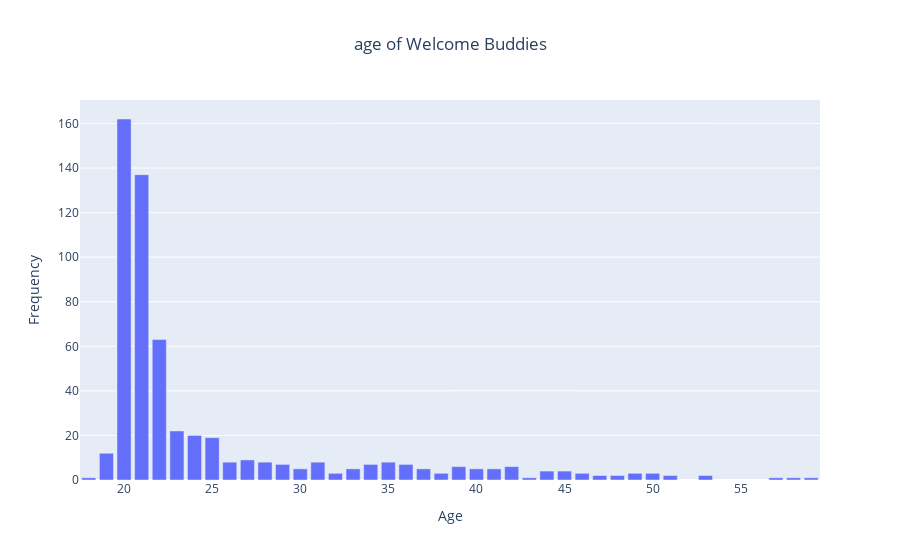

Notebook source saved alongside this figure:
### Code cell
#find age distribution
age_counts = df1["age"].value_counts()

fig = px.bar(age_counts, title="age of Welcome Buddies")
fig.update_layout(
    xaxis_title = "Age",
    yaxis_title = "Frequency",
    title_x = 0.5, 
    showlegend = False
)
fig.show()

### Figure 1 — Plotly figure (JSON) as saved in the notebook; plotly's stock layout.template omitted (floating-point values rounded to 4 significant figures)
{"data": [{"alignmentgroup": "True", "hovertemplate": "variable=age<br>index=%{x}<br>value=%{y}<extra></extra>", "legendgroup": "age", "marker": {"color": "#636efa", "pattern": {"shape": ""}}, "name": "age", "offsetgroup": "age", "orientation": "v", "showlegend": true, "textposition": "auto", "type": "bar", "x": [20, 21, 22, 23, 24, 25, 19, 27, 28, 31, 35, 26, 29, 34, 36, 42, 39, 41, 40, 37, 33, 30, 44, 45, 38, 32, 46, 49, 50, 47, 48, 51, 53, 57, 58, 18, 43, 59], "xaxis": "x", "y": [162, 137, 63, 22, 20, 19, 12, 9, 8, 8, 8, 8, 7, 7, 7, 6, 6, 5, 5, 5, 5, 5, 4, 4, 3, 3, 3, 3, 3, 2, 2, 2, 2, 1, 1, 1, 1, 1], "yaxis": "y"}], "layout": {"barmode": "relative", "legend": {"title": {"text": "variable"}, "tracegroupgap": 0}, "showlegend": false, "title": {"text": "age of Welcome Buddies", "x": 0.5}, "xaxis": {"anchor": "y", "domain": [0, 1], "title": {"text": "Age"}}, "yaxis": {"anchor": "x", "domain": [0, 1], "title": {"text": "Frequency"}}}}
